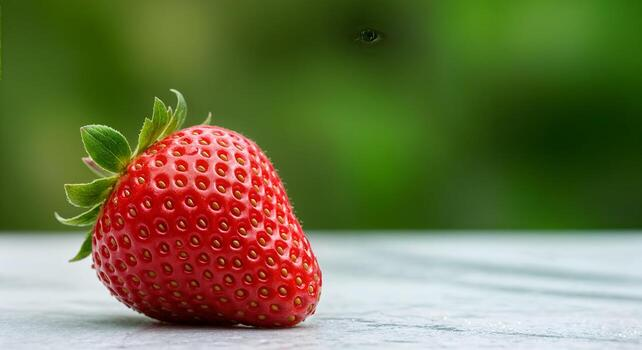
#> input picture strawberry.jpg, 642 x 350 px
$ jupyter execute --allow-errors 'HSV and Masking.ipynb'   (text cells are left out)
#> lines starting #> are read from the running program, lines starting #| are printed output that depends on the picture
[cell 1]
import cv2
import matplotlib.pyplot as plt
import numpy as np
import time

[cell 2]
shapes = cv2.imread("shapes.png")
#cv2.imshow("Original Image", shapes)
#cv2.waitKey(0)
#cv2.destroyAllWindows()
#> (the rest of this cell did not finish here and is left out)

#> (a cell that did not finish here is left out)

#> (a cell that did not finish here is left out)

#> (a cell that did not finish here is left out)

[cell 6]
lb = np.array([90, 50, 50])
ub = np.array([130, 255, 255])
#> (the rest of this cell did not finish here and is left out)

[cell 7]
kernel = np.ones((5, 5), dtype = 'uint8')
#> (the rest of this cell did not finish here and is left out)

#> (a cell that did not finish here is left out)

#> (a cell that did not finish here is left out)

[cell 10]
#Experimenting with few functions
img1 = cv2.imread('strawberry.jpg')
#> img1 is the input picture: shape (350, 642, 3); mean B, G, R 73.5, 116.1, 112.3
img2 = cv2.imread('strawberry.jpg')
img2 = cv2.flip(img2, 1)
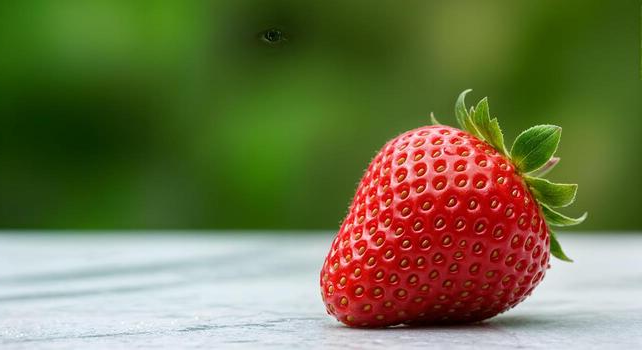
#> img2: shape (350, 642, 3); mean B, G, R 73.5, 116.1, 112.3

combined = cv2.addWeighted(img1, 0.7, img2, 0.7, -50)
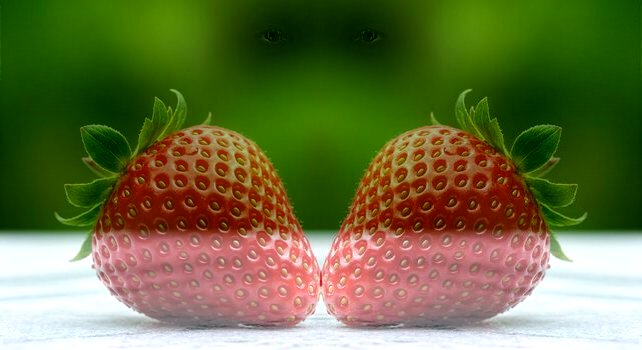
#> combined: shape (350, 642, 3); mean B, G, R 63.9, 112.1, 107.1
plt.imshow(combined[:, :, ::-1])

[cell 11]
cap = cv2.VideoCapture(0)

print("Capturing the background...")
time.sleep(2)

for i in range(30):
    ret, background = cap.read()
#> this loop made 30 passes
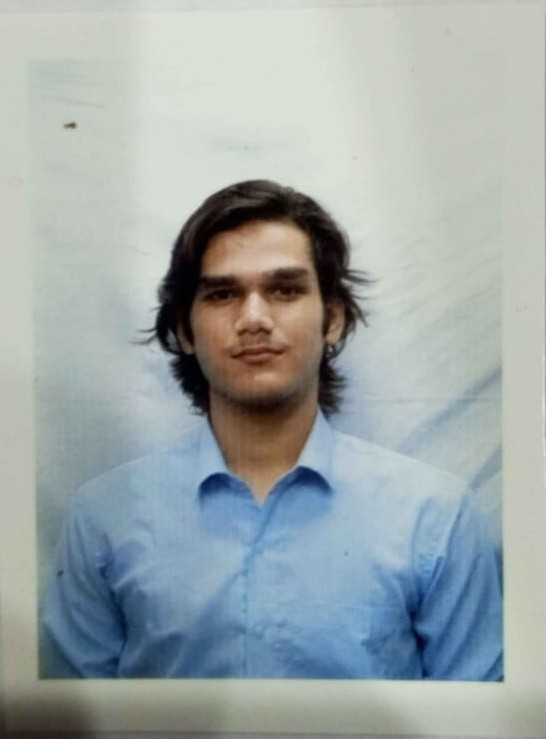
#> input picture college photo.jpg, 546 x 739 px, given in place of the camera

if not ret:
    print("Error!! Could not capture the background frame")
    cap.release()
    exit()

background = cv2.flip(background, 1)
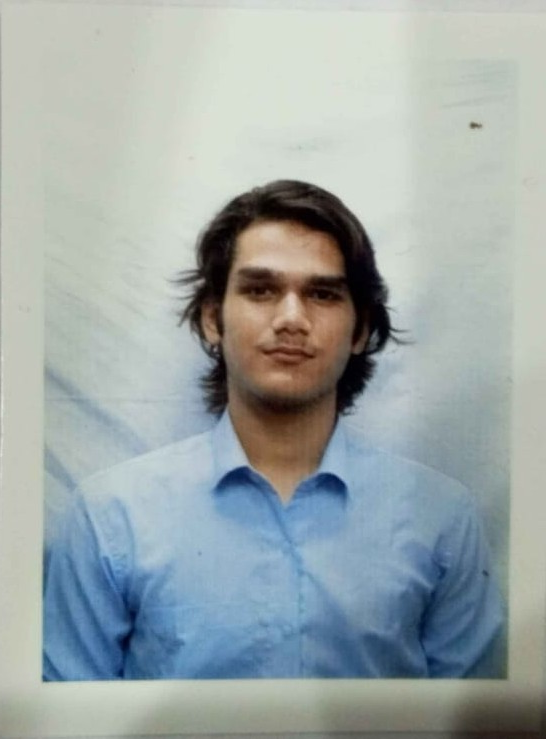
#> background: shape (739, 546, 3); mean B, G, R 167.5, 167.9, 157.9
print("Background Captured! Now you can hold a RED cloth in front of the camera")

while True:
    ret, frame = cap.read()

    frame = cv2.flip(frame, 1)
    hsv = cv2.cvtColor(frame, cv2.COLOR_BGR2HSV)

    # [9 lines of commented-out code are left out]

    lowerb = np.array([0, 0, 0], dtype = 'uint8')
    upperb = np.array([180, 255, 70], dtype = 'uint8')
    black_mask = cv2.inRange(hsv, lowerb, upperb)

    kernel = np.ones((3, 3), dtype = 'uint8')
    black_mask = cv2.morphologyEx(black_mask, cv2.MORPH_OPEN, kernel, iterations = 2)
    black_mask = cv2.dilate(black_mask, kernel, iterations = 1)

    inverted_mask = cv2.bitwise_not(black_mask)

    content = cv2.bitwise_and(frame, frame, mask = inverted_mask)

    background = cv2.bitwise_and(background, background, mask = black_mask)

    combined = cv2.addWeighted(content, 1, background, 1, 0)

    cv2.imshow("Invisible Cloak Effect", combined)

    if cv2.waitKey(1) & 0xFF == ord('q'):
        break

print("Quiting....")
cap.release()
cv2.destroyAllWindows()
